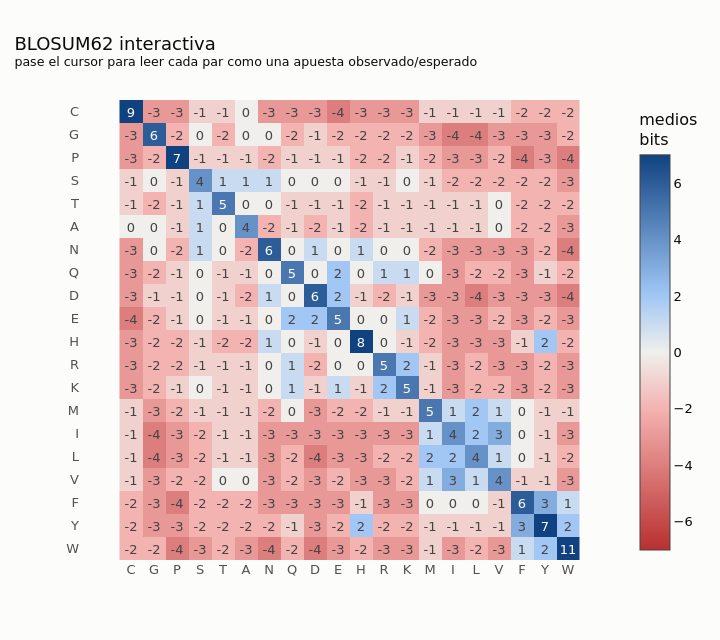

Here is the notebook cell this chart was saved with:
### Markdown cell above
> 🔎 **Qué observamos.** Las dos fuerzas actúan a la vez: los pares químicamente parecidos y los que están a una
> sola mutación de distancia tienen puntajes más altos. Nadie "programó" estas reglas en BLOSUM62: **emergieron** al
> contar qué sustituciones aceptó la evolución.

### 🖱️ Explore BLOSUM62 de forma interactiva

Pase el cursor sobre cada celda: verá las clases de ambos aminoácidos, el puntaje, y la razón **observado/esperado**
$q_{ab}/(p_ap_b) \approx 2^{s/2}$ (recuerde que el puntaje está en medios bits).

### Code cell
hover = [[f"<b>{a} ↔ {b}</b><br>{aa_class[a]} · {aa_class[b]}<br>puntaje = {B62.loc[a, b]:+.0f} medios bits"
          f"<br>observado/esperado ≈ 2^(s/2) = {2 ** (B62.loc[a, b] / 2):.2f}×"
          f"<br>mutaciones de ADN mínimas: {min_nt_changes(a, b) if a != b else 0}"
          for b in order] for a in order]
fig = go.Figure(go.Heatmap(z=M.values, x=order, y=order, text=M.values.astype(int), texttemplate="%{text}",
                           hovertext=hover, hoverinfo="text", zmid=0, zmin=-7, zmax=7,
                           colorscale=[[0, "#b8302f"], [0.35, "#f3b0ae"], [0.5, "#f0efec"],
                                       [0.65, "#9ec5f4"], [1, "#104281"]],
                           colorbar=dict(title="medios<br>bits")))
fig.update_layout(title=dict(text="BLOSUM62 interactiva<br><sup>pase el cursor para leer cada par como una apuesta"
                                  " observado/esperado</sup>"),
                  height=640, width=720, yaxis=dict(autorange="reversed", scaleanchor="x", showgrid=False),
                  xaxis=dict(showgrid=False),
                  margin=dict(t=100))
fig.show()

### Figure 1 — Plotly figure (JSON) as saved in the notebook; plotly's stock layout.template omitted (floating-point values rounded to 4 significant figures; data arrays with more than 128 entries replaced by an {"elided": "..."} marker saying what was removed)
{"data": [{"colorbar": {"title": {"text": "medios<br>bits"}}, "colorscale": [[0, "#b8302f"], [0.35, "#f3b0ae"], [0.5, "#f0efec"], [0.65, "#9ec5f4"], [1, "#104281"]], "hoverinfo": "text", "hovertext": {"elided": "20x20 str values"}, "text": {"elided": "20x20 int values"}, "texttemplate": "%{text}", "type": "heatmap", "x": ["C", "G", "P", "S", "T", "A", "N", "Q", "D", "E", "H", "R", "K", "M", "I", "L", "V", "F", "Y", "W"], "y": ["C", "G", "P", "S", "T", "A", "N", "Q", "D", "E", "H", "R", "K", "M", "I", "L", "V", "F", "Y", "W"], "z": {"elided": "20x20 float values"}, "zmax": 7, "zmid": 0, "zmin": -7}], "layout": {"height": 640, "margin": {"t": 100}, "title": {"text": "BLOSUM62 interactiva<br><sup>pase el cursor para leer cada par como una apuesta observado/esperado</sup>"}, "width": 720, "xaxis": {"showgrid": false}, "yaxis": {"autorange": "reversed", "scaleanchor": "x", "showgrid": false}}}
